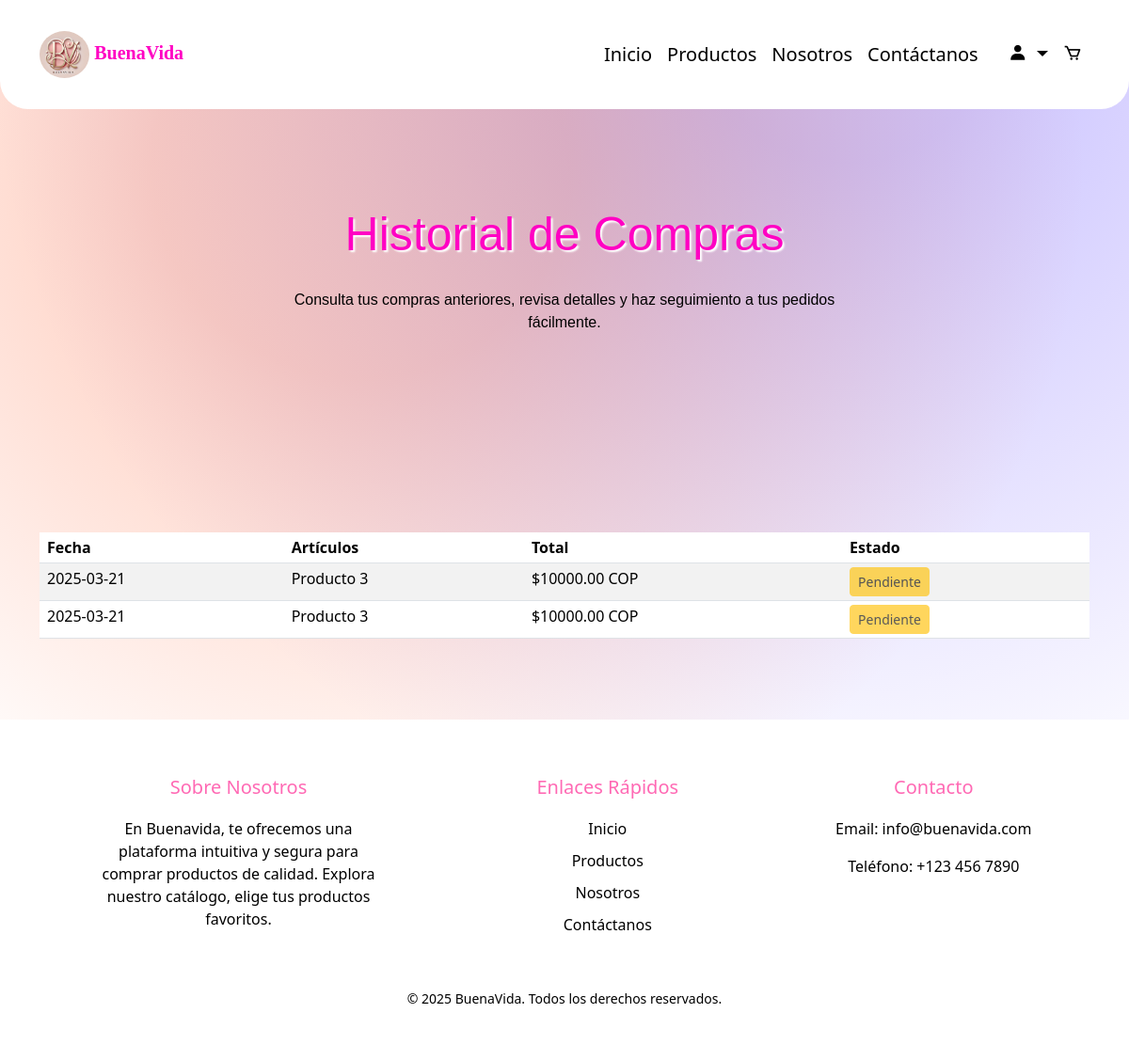
Page /historial/ (signed in) on the earlier database version.
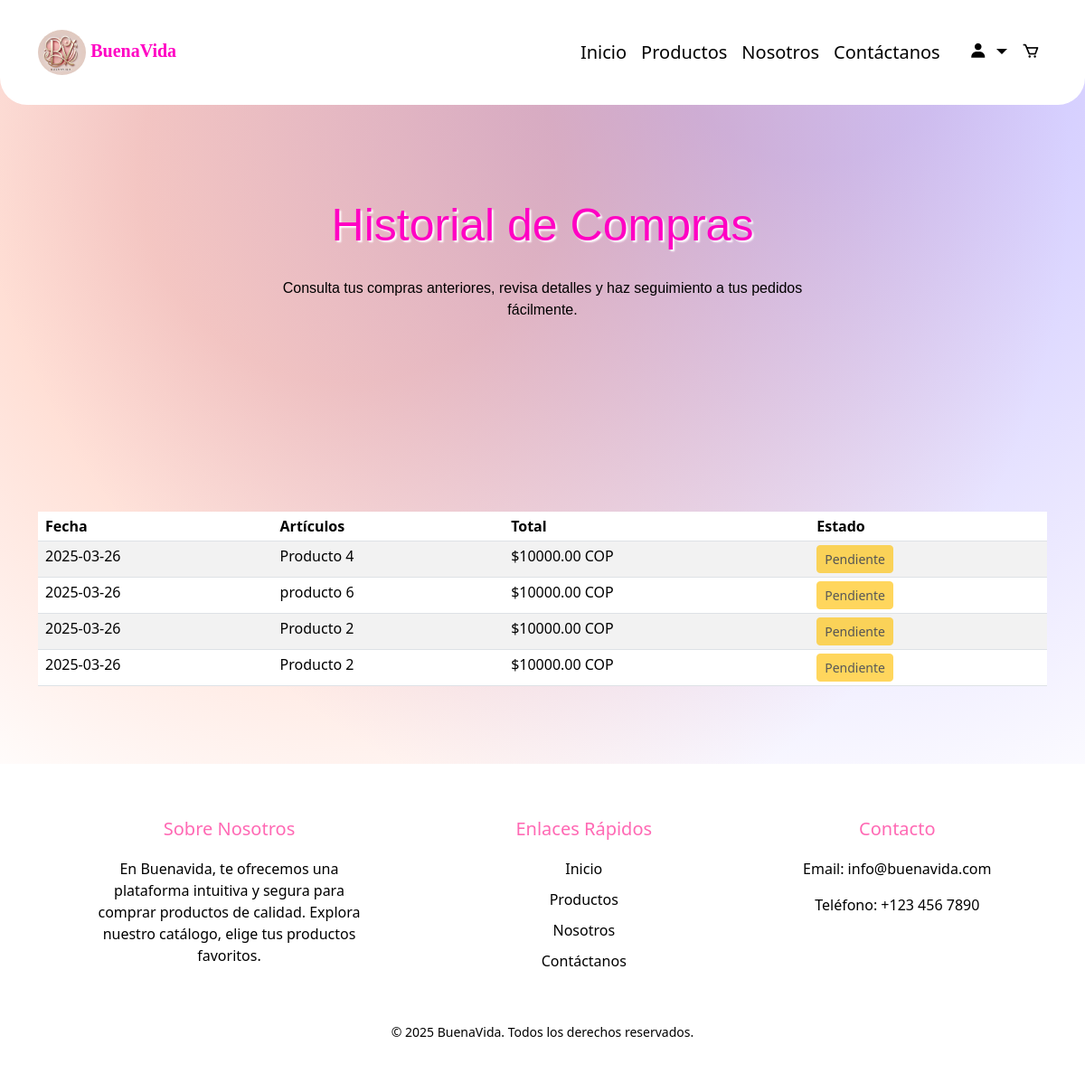
Same page on the later database version.
### web/models.py (models this page shows, shortened)
class Purchase(models.Model):
    PENDING = 'Pendiente'
    DELIVERED = 'Entregado'
    STATUS_CHOICES = [
        (PENDING, 'Pendiente'),
        (DELIVERED, 'Entregado'),
    ]
    user = models.ForeignKey(User, on_delete=models.CASCADE)
    date = models.DateTimeField(auto_now_add=True)
    total = models.DecimalField(max_digits=10, decimal_places=2)
    status = models.CharField(max_length=20, choices=STATUS_CHOICES, default=PENDING)

class PurchaseItem(models.Model):
    purchase = models.ForeignKey(Purchase, related_name='items', on_delete=models.CASCADE)
    name = models.CharField(max_length=255)
    quantity = models.PositiveIntegerField()
    unit_price = models.DecimalField(max_digits=10, decimal_places=2, default=0.00)
    total_price = models.DecimalField(max_digits=10, decimal_places=2)

### web/views.py (the view)
# urls.py: path('historial/', views.historial_view, name='historial'),
def historial_view(request):
    purchase_history = Purchase.objects.filter(user=request.user).prefetch_related('items')
    return render(request, 'historial.html', {'purchase_history': purchase_history})

### web/templates/historial.html (shortened to what this page needs)
{% load static %}
<!DOCTYPE html>
<html lang="es">
<head>
    <link rel="stylesheet" href="{% static 'historial.css' %}">
    <link rel="stylesheet" href="{% static 'productos.css' %}">
    <link rel="stylesheet" href="https://cdn.jsdelivr.net/npm/bootstrap@5.3.2/dist/css/bootstrap.min.css">
    <link href='https://unpkg.com/boxicons@2.1.4/css/boxicons.min.css' rel='stylesheet'>
</head>
<body>
    <nav class="navbar navbar-expand-lg fixed-top">
        <div class="container">
            <a class="navbar-brand" href="{% url 'homes' %}">
                <img src="{% static 'img/logotipo.png' %}" alt="BuenaVida Logo" style="height: 50px; border-radius: 50%;">
                <span class="text">BuenaVida</span>
            </a>
            <div class="collapse navbar-collapse" id="navbarNav">
                <ul class="navbar-nav ms-auto">
                    {% if user.is_authenticated %}
                        <li class="nav-item"><a class="nav-link" href="{% url 'homes' %}">Inicio</a></li>
                        <li class="nav-item"><a class="nav-link" href="{% url 'productos' %}">Productos</a></li>
                        <li class="nav-item"><a class="nav-link" href="{% url 'nosotros' %}">Nosotros</a></li>
                        <li class="nav-item"><a class="nav-link" href="{% url 'contacto' %}">Contáctanos</a></li>
                        <li class="nav-item"><a class="nav-link" href="{% url 'perfil' %}"></a></li>
                        <li class="nav-item dropdown">
                            <a class="nav-link dropdown-toggle" href="#" id="perfilDropdown" role="button" data-bs-toggle="dropdown" aria-expanded="false">
                                <i class='bx bxs-user'></i>
                            </a>
                        </li>
                        <li class="nav-item">
                            <a class="nav-link" href="{% url 'carrito' %}">
                                <i class='bx bx-cart'></i>
                            </a>
                        </li>
                    {% else %}
                        <li class="nav-item"><a class="nav-link" href="{% url 'login' %}">Iniciar Sesión</a></li>
                        <li class="nav-item"><a class="nav-link" href="{% url 'registrar' %}">Registrarse</a></li>
                    {% endif %}
                </ul>
            </div>
        </div>
    </nav>
    <div class="fondo">
        <div class="titulo">
            <h1>Historial de Compras</h1>
            <p>
                Consulta tus compras anteriores, revisa detalles y haz seguimiento a tus pedidos fácilmente.
            </p>
        </div>
    </div>
    <div class="h">
        <div class="container mt-3">
            {% if purchase_history %}
            <div class="table-responsive">
                <table class="table table-striped table-sm">
                    <thead class="thead-light">
                        <tr>
                            <th class="py-1 px-2">Fecha</th>
                            <th class="py-1 px-2">Artículos</th>
                            <th class="py-1 px-2">Total</th>
                            <th class="py-1 px-2">Estado</th>
                        </tr>
                    </thead>
                    <tbody>
                        {% for purchase in purchase_history %}
                            <tr>
                                <td class="py-1 px-2">{{ purchase.date|date:"Y-m-d" }}</td>
                                <td class="py-1 px-2">
                                    <ul class="m-0 p-0" style="list-style: none;">
                                        {% for item in purchase.items.all %}
                                            <li>{{ item.name }}</li>
                                        {% endfor %}
                                    </ul>
                                </td>
                                <td class="py-1 px-2">${{ purchase.total|floatformat:2 }} COP</td>
                                <td class="py-1 px-2">
                                    {% if purchase.status == "pendiente" %}
                                        <button class="btn btn-warning btn-sm" disabled>Pendiente</button>
                                    {% else %}
                                        {{ purchase.status }}
                                    {% endif %}
                                </td>
                            </tr>
                        {% endfor %}
                    </tbody>
                </table>
            </div>
            {% else %}
                <p>No tienes compras en tu historial.</p>
            {% endif %}
        </div>
    </div>
    <footer class="footer">
        <div class="footer-container">
            <div class="footer-column">
                <h3>Sobre Nosotros</h3>
                <p>En Buenavida, te ofrecemos una plataforma intuitiva y segura para comprar productos de calidad. Explora nuestro catálogo, elige tus productos favoritos.</p>
            </div>
            <div class="footer-column">
                <h3>Enlaces Rápidos</h3>
                <ul>
                    <li><a href="{% url 'homes' %}">Inicio</a></li>
                    <li><a href="{% url 'productos' %}">Productos</a></li>
                    <li><a href="{% url 'nosotros' %}">Nosotros</a></li>
                    <li><a href="{% url 'contacto' %}">Contáctanos</a></li>
                </ul>
            </div>
            <div class="footer-column">
                <h3>Contacto</h3>
                <p>Email: info@buenavida.com</p>
                <p>Teléfono: +123 456 7890</p>
            </div>
        </div>
        <div class="footer-bottom">
            <p>&copy; 2025 BuenaVida. Todos los derechos reservados.</p>
        </div>
    </footer>
</body>
</html>

### web/static/historial.css (style rules this page uses)
* { box-sizing: border-box; margin: 0; padding: 0; }
body { background-color: #5f4949; color: #333333; margin-top: 80px; background-size: cover; background-attachment: scroll; }
.text { color: rgb(255, 0, 195); }
.navbar { background-color: #ffffff !important; }
.navbar-brand { font-family: 'Playfair Display', serif; font-size: 24px; font-weight: bold; }
.navbar-nav .nav-link { font-size: 20px; color: #000000 !important; transition: color 0.3s ease-in-out; }
.footer { background-color: #ffffff; color: rgb(0, 0, 0); padding: 40px 20px; text-align: center; }
.footer-container { display: flex; justify-content: space-around; flex-wrap: wrap; }
.footer-column { max-width: 300px; margin: 20px; }
.footer-column h3 { font-size: 20px; margin-bottom: 20px; color: hotpink; }
.footer-column p, .footer-column ul, .footer-column li { font-size: 16px; color: #000000; }
.footer-column ul { list-style: none; padding: 0; }
.footer-column li { margin-bottom: 10px; }
.footer-column a { color: #000000; text-decoration: none; }
.footer-bottom { margin-top: 20px; font-size: 14px; color: #000000; }

### web/static/productos.css (style rules this page uses)
* { box-sizing: border-box; margin: 0; padding: 0; }
body { background-color: hsla(0, 0%, 100%, 1); background-image: radial-gradient(circle at 32% 16%, hsla(14.000000000000004, 100%, 64%, 0.33) 17.647148063137625%, transparent 61.5109675345299%), radial-gradient(circle at 75% 1%, hsla(247.99999999999997, 100%, 63%, 0.3) 11.26645584295136%, transparent 63.69587993071477%); background-blend-mode: multiply, multiply; font-family: 'Poppins', sans-serif; color: #333333; margin-top: 80px; background-size: cover; background-attachment: scroll; }
.navbar { border-radius: 0 0 30px 30px; background-color: #ffffff !important; }
.navbar-brand { font-family: 'Playfair Display', serif; font-size: 24px; font-weight: bold; }
.navbar-nav .nav-link { font-size: 20px; color: #000000 !important; transition: color 0.3s ease-in-out; }
.text { color: rgb(255, 0, 195); }
.titulo { display: flex; justify-content: center; flex-direction: column; align-items: center; height: 60vh; }
.fondo { margin-top: 50px; }
.titulo h1 { margin-top: 50px; font-family:'Franklin Gothic Medium', 'Arial Narrow', Arial, sans-serif; text-shadow: 2px 2px 2px rgb(255, 255, 255) ; color: rgb(255, 0, 195); font-size: 50px; }
.titulo p { font-family:Verdana, Geneva, Tahoma, sans-serif; color: rgb(0, 0, 0); margin-top: 20px; width: 54%; text-align: center; }
.fondo { height: 50vh; }
.container { display: grid; grid-template-columns: repeat(auto-fit, minmax(200px, 1fr)); gap: 20px; padding: 20px; max-width: 1200px; margin: 0 auto; }
.footer { margin-top: 50px; background-color: #ffffff; color: rgb(0, 0, 0); padding: 40px 20px; text-align: center; }
.footer-container { display: flex; justify-content: space-around; flex-wrap: wrap; }
.footer-column { max-width: 300px; margin: 20px; }
.footer-column h3 { font-size: 20px; margin-bottom: 20px; color: hotpink; }
.footer-column p, .footer-column ul, .footer-column li { font-size: 16px; color: #000000; }
.footer-column ul { list-style: none; padding: 0; }
.footer-column li { margin-bottom: 10px; }
.footer-column a { color: #000000; text-decoration: none; }
.footer-bottom { margin-top: 20px; font-size: 14px; color: #000000; }

### web/templates/historial.html (style rules this page uses)
.h { margin-top: 100px; display: flex; flex-direction: column; }
.fondo { margin-top: 30px; }

Differences in the rows shown:
removed Purchase: date "2025-03-21", total "10000.00", status "Pendiente"
removed PurchaseItem: name "Producto 3", shown under "2025-03-21"
removed Purchase: date "2025-03-21", total "10000.00", status "Pendiente"
removed PurchaseItem: name "Producto 3", shown under "2025-03-21"
added Purchase: date "2025-03-26", total "10000.00", status "Pendiente"
added PurchaseItem: name "Producto 4", shown under "2025-03-26"
added Purchase: date "2025-03-26", total "10000.00", status "Pendiente"
added PurchaseItem: name "producto 6", shown under "2025-03-26"
added Purchase: date "2025-03-26", total "10000.00", status "Pendiente"
added PurchaseItem: name "Producto 2", shown under "2025-03-26"
added Purchase: date "2025-03-26", total "10000.00", status "Pendiente"
added PurchaseItem: name "Producto 2", shown under "2025-03-26"
